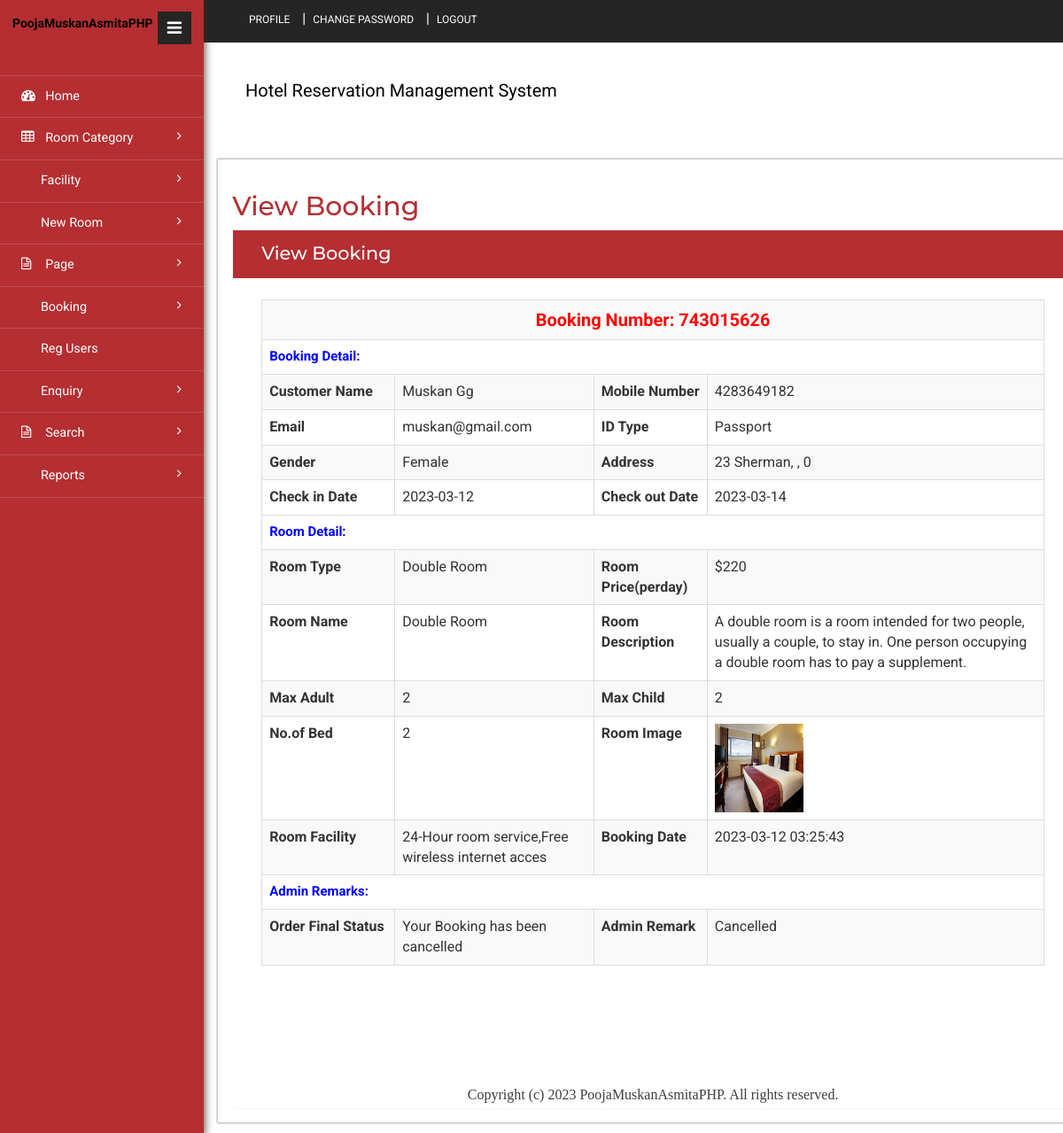
The page /admin/view-booking-detail.php?bookingid=743015626 (signed in) on the database its author committed.
### tables this page shows
CREATE TABLE `tblbooking` (
  `ID` int(10) NOT NULL,
  `RoomId` int(5) DEFAULT NULL,
  `BookingNumber` varchar(120) DEFAULT NULL,
  `UserID` int(5) NOT NULL,
  `IDType` varchar(120) DEFAULT NULL,
  `Gender` varchar(50) DEFAULT NULL,
  `Address` mediumtext DEFAULT NULL,
  `CheckinDate` varchar(200) DEFAULT NULL,
  `CheckoutDate` varchar(200) DEFAULT NULL,
  `BookingDate` timestamp NULL DEFAULT current_timestamp(),
  `Remark` varchar(50) DEFAULT NULL,
  `Status` varchar(50) DEFAULT NULL,
  `UpdationDate` timestamp NULL DEFAULT NULL ON UPDATE current_timestamp(),
  `State` varchar(100) NOT NULL,
  `StreetName` varchar(200) NOT NULL,
  `City` varchar(100) NOT NULL,
  `ZipCode` varchar(5) NOT NULL
);

CREATE TABLE `tbluser` (
  `ID` int(10) NOT NULL,
  `FullName` varchar(200) DEFAULT NULL,
  `MobileNumber` bigint(10) DEFAULT NULL,
  `Email` varchar(120) DEFAULT NULL,
  `Password` varchar(120) DEFAULT NULL,
  `RegDate` timestamp NULL DEFAULT current_timestamp()
);

CREATE TABLE `tblcategory` (
  `ID` int(10) NOT NULL,
  `CategoryName` varchar(120) DEFAULT NULL,
  `Description` mediumtext DEFAULT NULL,
  `Price` int(5) NOT NULL,
  `Date` timestamp NULL DEFAULT current_timestamp()
);

CREATE TABLE `tblroom` (
  `ID` int(10) NOT NULL,
  `RoomType` int(10) DEFAULT NULL,
  `RoomName` varchar(200) DEFAULT NULL,
  `MaxAdult` int(5) DEFAULT NULL,
  `MaxChild` int(5) DEFAULT NULL,
  `RoomDesc` mediumtext DEFAULT NULL,
  `NoofBed` int(5) DEFAULT NULL,
  `Image` varchar(200) DEFAULT NULL,
  `RoomFacility` varchar(200) DEFAULT NULL,
  `CreationDate` timestamp NULL DEFAULT current_timestamp()
);

### admin/view-booking-detail.php (the view, shortened to what this page needs)
<?php
include('includes/dbconnection.php');
if (strlen($_SESSION['hbmsaid']==0)) {
  header('location:logout.php');
  } else{
?>
<!DOCTYPE HTML>
<html>
<head>
<link href="css/bootstrap.min.css" rel='stylesheet' type='text/css' />
<link href="css/style.css" rel='stylesheet' type='text/css' />
<link href="css/font-awesome.css" rel="stylesheet">
<link rel="stylesheet" href="css/icon-font.min.css" type='text/css' />
</head>
<body>
   <div class="page-container">
	<div class="left-content">
	   <div class="inner-content">
			<?php include_once('includes/header.php');?>
			<div class="content">
<div class="women_main">
	<div class="grids">
					<div class="progressbar-heading grids-heading">
						<h2>View Booking</h2>
					</div>
					<div class="panel panel-widget forms-panel">
						<div class="forms">
							<div class="form-grids widget-shadow" data-example-id="basic-forms">
								<div class="form-title">
									<h4>View Booking</h4>
								</div>
								<div class="form-body">
									                                    <?php
                  $bookid=$_GET['bookingid'];
$sql="SELECT tblbooking.BookingNumber,tbluser.FullName,tbluser.MobileNumber,tbluser.Email,tblbooking.IDType,tblbooking.Gender,tblbooking.StreetName,tblbooking.City,tblbooking.State,tblbooking.ZipCode,tblbooking.CheckinDate,tblbooking.CheckoutDate,tblbooking.BookingDate,tblbooking.Remark,tblbooking.Status,tblbooking.UpdationDate,tblcategory.CategoryName,tblcategory.Description,tblcategory.Price,tblroom.RoomName,tblroom.MaxAdult,tblroom.MaxChild,tblroom.RoomDesc,tblroom.NoofBed,tblroom.Image,tblroom.RoomFacility
from tblbooking
join tblroom on tblbooking.RoomId=tblroom.ID
join tblcategory on tblcategory.ID=tblroom.RoomType
join tbluser on tblbooking.UserID=tbluser.ID
where tblbooking.BookingNumber=:bookid";
$query = $dbh -> prepare($sql);
$query-> bindParam(':bookid', $bookid, PDO::PARAM_STR);
$query->execute();
$results=$query->fetchAll(PDO::FETCH_OBJ);
$cnt=1;
if($query->rowCount() > 0)
{
foreach($results as $row)
{               ?>
                            <table border="1" class="table table-bordered table-striped table-vcenter js-dataTable-full-pagination">
                            	<tr>
  <th colspan="4" style="color: red;font-weight: bold;text-align: center;font-size: 20px"> Booking Number: <?php echo $row->BookingNumber;?></th>
</tr>
<tr>
  <th colspan="4" style="color: blue;font-weight: bold;font-size: 15px"> Booking Detail:</th>
</tr>
<tr>
    <th>Customer Name</th>
    <td><?php  echo $row->FullName;?></td>
    <th>Mobile Number</th>
    <td><?php  echo $row->MobileNumber;?></td>
  </tr>
  <tr>
   <th>Email</th>
    <td><?php  echo $row->Email;?></td>
    <th>ID Type</th>
    <td><?php  echo $row->IDType;?></td>
  </tr>
  <tr>
   <th>Gender</th>
    <td><?php  echo $row->Gender;?></td>
    <th>Address</th>
    <td><?php  echo $row->StreetName.", ".$row->City.", ".$row->State." ".$row->ZipCode ;?></td>
  </tr>
  <tr>
    <th>Check in Date</th>
    <td><?php  echo $row->CheckinDate;?></td>
    <th>Check out Date</th>
    <td><?php  echo $row->CheckoutDate;?></td>
  </tr>
   <tr>
    <tr>
  <th colspan="4" style="color: blue;font-weight: bold;font-size: 15px"> Room Detail:</th>
</tr>
    <th>Room Type</th>
    <td><?php  echo $row->CategoryName;?></td>
    <th>Room Price(perday)</th>
    <td>$<?php  echo $row->Price;?></td>
  </tr>
 <tr>
    <th>Room Name</th>
    <td><?php  echo $row->RoomName;?></td>
    <th>Room Description</th>
    <td><?php  echo $row->RoomDesc;?></td>
  </tr>
   <tr>
    <th>Max Adult</th>
    <td><?php  echo $row->MaxAdult;?></td>
    <th>Max Child</th>
    <td><?php  echo $row->MaxChild;?></td>
  </tr>
<tr>
    <th>No.of Bed</th>
    <td><?php  echo $row->NoofBed;?></td>
    <th>Room Image</th>
    <td><img src="images/<?php echo $row->Image;?>" width="100" height="100" value="<?php  echo $row->Image;?>"></td>
  </tr>
   <tr>
    <th>Room Facility</th>
    <td><?php  echo $row->RoomFacility;?></td>
    <th>Booking Date</th>
    <td><?php  echo $row->BookingDate;?></td>
  </tr>
   <tr>
  <th colspan="4" style="color: blue;font-weight: bold;font-size: 15px"> Admin Remarks:</th>
</tr>
  <tr>
     <th>Order Final Status</th>
    <td> <?php  $status=$row->Status;
if($row->Status=="Cancelled")
{
 echo "Your Booking has been cancelled";
}
     ;?></td>
     <th >Admin Remark</th>
    <?php if($row->Status==""){ ?>
                     <td><?php echo "Not Updated Yet"; ?></td>
<?php } else { ?>                  <td><?php  echo htmlentities($row->Status);?>
                  </td>
                  <?php } ?>
  </tr>
<?php $cnt=$cnt+1;}} ?>
</table>
				</div>
<?php include_once('includes/footer.php');?>
</div>
</div>
		</div>
</div>
			<?php include_once('includes/sidebar.php');?>
							</div>
</body>
</html><?php }  ?>

### rows shown on the page
tblbooking: BookingNumber "743015626", UserID.FullName "Muskan Gg", UserID.MobileNumber "4283649182", UserID.Email "muskan@gmail.com", IDType "Passport", Gender "Female", StreetName "23 Sherman", ZipCode "0", CheckinDate "2023-03-12", CheckoutDate "2023-03-14", tblcategory.CategoryName "Double Room", tblcategory.Price "220", RoomId.RoomName "Double Room", RoomId.RoomDesc "A double room is a room intended for two people, usually a couple, to stay in. One person occupying a double room has to pay a supplement.", RoomId.MaxAdult "2", RoomId.MaxChild "2", RoomId.NoofBed "2", RoomId.Image (picture), RoomId.RoomFacility "24-Hour room service,Free wireless internet acces", BookingDate "2023-03-12 03:25:43", shows "Your Booking has been cancelled", Status "Cancelled"
